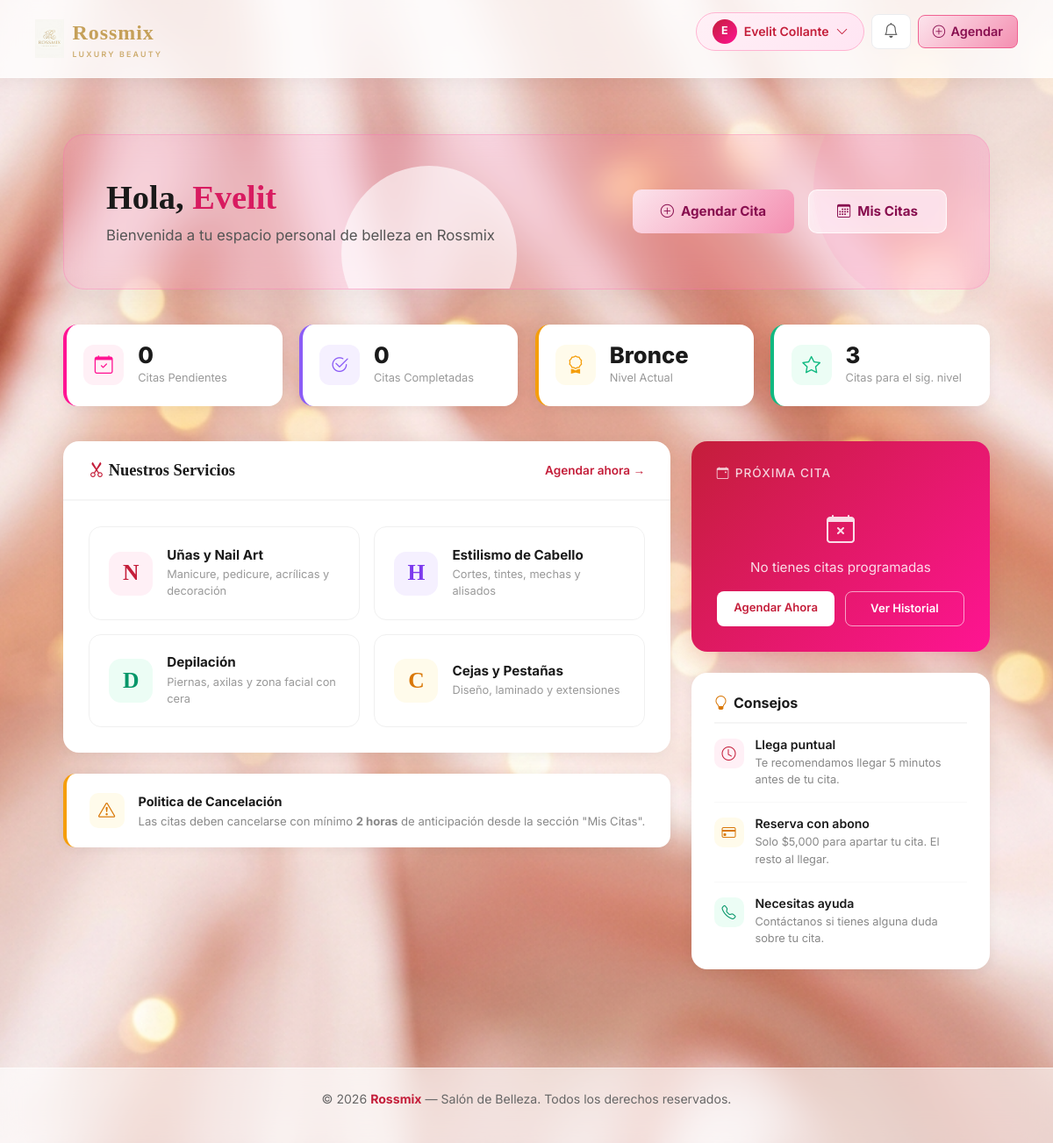
Before: /dashboard/cliente (signed in) with the older database file.
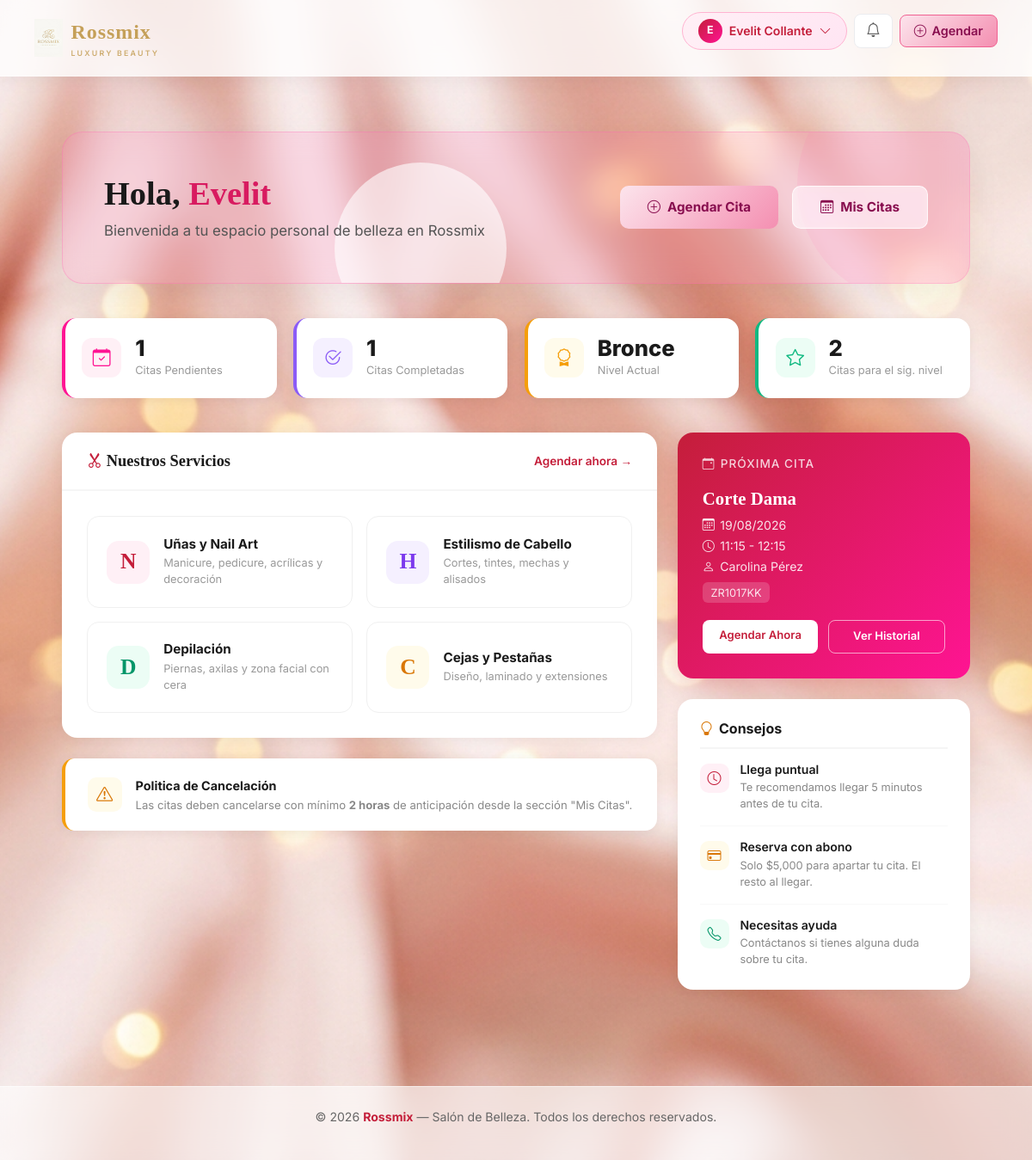
After: the same page with the newer database file.
### app/models/cita.py (models this page shows, shortened)
class Cita(db.Model):
    __tablename__ = 'citas'
    id_cita = db.Column(db.Integer, primary_key=True)
    id_cliente = db.Column(db.Integer, db.ForeignKey('usuario.id', ondelete='CASCADE'), nullable=False)
    id_empleado = db.Column(db.Integer, db.ForeignKey('empleados.id_empleado', ondelete='SET NULL'))
    id_servicio = db.Column(db.Integer, db.ForeignKey('servicios.id_servicio', ondelete='RESTRICT'), nullable=False)
    fecha_hora_inicio = db.Column(db.DateTime, nullable=False)
    fecha_hora_fin = db.Column(db.DateTime, nullable=False)
    monto_total = db.Column(db.Numeric(10, 2))
    monto_abono = db.Column(db.Numeric(10, 2), default=5000)
    saldo_pendiente = db.Column(db.Numeric(10, 2))
    estado = db.Column(
        db.Enum(
            'pendiente_pago',
            'confirmada',
            'en_atencion',
            'completada',
            'cancelada',
            'no_asistio',
            name='estado_cita_enum',
            create_type=False,   # el tipo ya existe en PostgreSQL (creado por Rossmix.sql)
        ),
        nullable=False,
        default='pendiente_pago',
    )
    reembolsado = db.Column(db.Boolean, default=False)
    codigo_reserva = db.Column(db.String(20), unique=True)
    token_gestion = db.Column(db.String(32), unique=True)  # Token URL-safe para link de gestión/reprogramación
    notas = db.Column(db.Text)
    fecha_creacion = db.Column(db.DateTime, default=datetime.utcnow)
    pago = db.relationship('Pago', backref='cita', uselist=False, lazy=True)

### app/models/servicio.py (models this page shows, shortened)
class Servicio(db.Model):
    __tablename__ = 'servicios'
    id_servicio = db.Column(db.Integer, primary_key=True)
    nombre_servicio = db.Column(db.String(100), nullable=False)
    descripcion = db.Column(db.Text)
    precio_total = db.Column(db.Numeric(10, 2), nullable=False)
    duracion_minutos = db.Column(db.Integer, nullable=False)
    activo = db.Column(db.Boolean, default=True)
    citas = db.relationship('Cita', backref='servicio', lazy=True)
    empleados = db.relationship('Empleado', secondary='empleado_servicios', backref='servicios')

### app/models/empleado.py (models this page shows, shortened)
class Empleado(db.Model):
    __tablename__ = 'empleados'
    id_empleado = db.Column(db.Integer, primary_key=True)
    nombre = db.Column(db.String(100), nullable=False)
    especialidad = db.Column(db.String(100))
    activo = db.Column(db.Boolean, default=True)
    fecha_registro = db.Column(db.DateTime, default=datetime.utcnow)
    horarios = db.relationship('HorarioEmpleado', backref='empleado', lazy=True, cascade='all, delete-orphan')
    citas = db.relationship('Cita', backref='empleado', lazy=True)

### app/views/cliente.py (the view)
@cliente_bp.route('/dashboard/cliente')
def dashboard_cliente():
    if 'usuario_id' not in session or session.get('tipo_usuario') != 'cliente':
        flash('Debes iniciar sesión como cliente', 'error')
        return redirect(url_for('auth.login'))
    id_cliente = session['usuario_id']
    citas_pendientes = Cita.query.filter(
        Cita.id_cliente == id_cliente,
        Cita.fecha_hora_inicio >= datetime.now(),
        Cita.estado.in_(['pendiente_pago', 'confirmada'])
    ).count()
    citas_completadas = Cita.query.filter(
        Cita.id_cliente == id_cliente,
        Cita.estado == 'completada'
    ).count()
    proxima_cita = db.session.query(Cita, Servicio, Empleado).join(
        Servicio, Cita.id_servicio == Servicio.id_servicio
    ).outerjoin(
        Empleado, Cita.id_empleado == Empleado.id_empleado
    ).filter(
        Cita.id_cliente == id_cliente,
        Cita.fecha_hora_inicio >= datetime.now(),
        Cita.estado.in_(['pendiente_pago', 'confirmada'])
    ).order_by(Cita.fecha_hora_inicio).first()
    stats = {
        'citas_pendientes': citas_pendientes,
        'citas_completadas': citas_completadas
    }
    usuario_obj = Usuario.query.get(id_cliente)
    return render_template('dashboard_cliente.html', stats=stats, proxima_cita=proxima_cita, usuario=usuario_obj)

### app/models/usuario.py (called while the page is built)
    @property
    def citas_completadas(self):
        return sum(1 for c in self.citas if c.estado == 'completada')

    @property
    def nivel_fidelidad(self):
        citas = self.citas_completadas
        if citas < 3:
            return 'Bronce'
        elif citas < 6:
            return 'Plata'
        else:
            return 'Oro'

    @property
    def faltantes_siguiente_nivel(self):
        citas = self.citas_completadas
        if citas < 3:
            return 3 - citas
        elif citas < 6:
            return 6 - citas
        else:
            return 0 # Nivel máximo alcanzado

### app/templates/dashboard_cliente.html (shortened to what the changed rows need)
{% extends 'base.html' %}
{% block content %}
<div class="client-wrapper">
    <div class="client-hero">
        <div class="hero-text-block">
            <h1>Hola, <span>{{ session.nombre.split()[0] }}</span></h1>
        </div>
    </div>
    <div class="quick-stats">
        <div class="qs-card c-pink">
            <div class="qs-info">
                <div class="qs-num">{{ stats.citas_pendientes }}</div>
                <div class="qs-lbl">Citas Pendientes</div>
            </div>
        </div>
        <div class="qs-card c-purple">
            <div class="qs-info">
                <div class="qs-num">{{ stats.citas_completadas }}</div>
                <div class="qs-lbl">Citas Completadas</div>
            </div>
        </div>
        <div class="qs-card c-gold">
            <div class="qs-info">
                <div class="qs-num">{{ usuario.nivel_fidelidad }}</div>
                <div class="qs-lbl">Nivel Actual</div>
            </div>
        </div>
        <div class="qs-card c-teal">
            <div class="qs-info">
                {% if usuario.faltantes_siguiente_nivel > 0 %}
                <div class="qs-num">{{ usuario.faltantes_siguiente_nivel }}</div>
                <div class="qs-lbl">Citas para el sig. nivel</div>
                {% else %}
                <div class="qs-num">¡Oro!</div>
                <div class="qs-lbl">Nivel Máximo</div>
                {% endif %}
            </div>
        </div>
    </div>
    <div class="client-body">
        <div>
            <div class="panel-card">
                <div class="panel-card-header">
                    <h2><i class="bi bi-scissors" style="color:#c41e3a;"></i> Nuestros Servicios</h2>
                </div>
            </div>
        </div>
        <div class="side-col">
            <div class="next-appt-card">
                <h3><i class="bi bi-calendar-event"></i> Próxima Cita</h3>
                {% if proxima_cita %}
                    {% set cita, servicio, empleado = proxima_cita %}
                    <div class="appt-info">
                        <div class="appt-service">{{ servicio.nombre_servicio }}</div>
                        <div class="appt-detail">
                            <i class="bi bi-calendar3"></i>
                            {{ cita.fecha_hora_inicio.strftime('%d/%m/%Y') }}
                        </div>
                        <div class="appt-detail">
                            <i class="bi bi-clock"></i>
                            {{ cita.fecha_hora_inicio.strftime('%H:%M') }} - {{ cita.fecha_hora_fin.strftime('%H:%M') }}
                        </div>
                        {% if empleado %}
                        <div class="appt-detail">
                            <i class="bi bi-person"></i> {{ empleado.nombre }}
                        </div>
                        {% endif %}
                        <div class="appt-detail" style="margin-top:0.5rem;">
                            <span style="background:rgba(255,255,255,0.2); border-radius:6px; padding:0.15rem 0.6rem; font-size:0.8rem;">
                                {{ cita.codigo_reserva }}
                            </span>
                        </div>
                    </div>
                {% else %}
                    <div class="no-appt">
                        <i class="bi bi-calendar-x"></i>
                        No tienes citas programadas
                    </div>
                {% endif %}
                <div class="appt-actions">
                    <a href="{{ url_for('agendar_paso1') }}" class="appt-btn appt-btn-white">
                    </a>
                    <a href="{{ url_for('mis_citas') }}" class="appt-btn appt-btn-border">
                    </a>
                </div>
            </div>
        </div>
    </div>
</div>
{% endblock %}

Changed rows visible on the page:
added Cita: nivel_fidelidad "Bronce", faltantes_siguiente_nivel "2"
now on this page (row unchanged): Servicio: nombre_servicio "Corte Dama"
added Cita: fecha_hora_inicio "19/08/2026", fecha_hora_inicio "11:15", fecha_hora_fin "12:15", codigo_reserva "ZR1017KK"
now on this page (row unchanged): Empleado: nombre "Carolina Pérez"
Other visible differences:
{{ stats.citas_pendientes }}: "0" → "1"
{{ stats.citas_completadas }}: "0" → "1"
{{ usuario.nivel_fidelidad }}: "Bronce" → (not shown)
{{ usuario.faltantes_siguiente_nivel }}: "3" → (not shown)
text no longer shown: "No tienes citas programadas"
